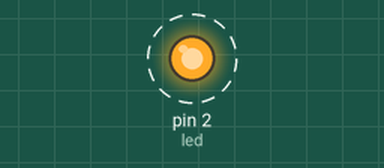
Simulated run of this sketch. Board: Arduino Uno, built with avr-gcc and run on an emulated ATmega328P. Parts: output pins drawn as LEDs (lit = HIGH). Dashed ring = blinking.

Above: at 0.5 s.
Timing chart, 0 to 4.6 s (numbered marks = the images above):
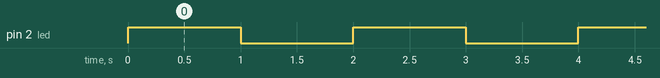

Measured:
- by itself, pin 2 (led): alternates HIGH for 1.0 s and LOW for 1.0 s

The sketch:

Timer_Interrupt_LED_blinking.ino
```cpp
// Program Date : 21-04-2016
// Author       : Dr.Selvaraaju Murugesan
// Description  : Timer Interrupt to toggle LED

// Initialise LED Pin
#define led 2

void setup() {
  pinMode(led,OUTPUT);

//set timer1 interrupt at 1Hz

  TCCR1A = 0;// set TCCR1A register to 0
  TCCR1B = 0;// set TCCR1B register to 0
  TCNT1  = 0;//initialize counter value to 0

  // Using the prescaler of 10224, the value of 15624 has to be set for getting 1 Hz
  OCR1A = 15624;// = (16*10^6) / (1*1024) - 1

  // turn on CTC mode for timer to compare
  TCCR1B |= (1 << WGM12);

  // Set CS12 and CS10 bits for 1024 prescaler
  TCCR1B |= (1 << CS12) | (1 << CS10);

  // enable timer compare interrupt
  TIMSK1 |= (1 << OCIE1A);
}


void loop()
{

}

// Timer1 ISR
ISR(TIMER1_COMPA_vect)
{
  digitalWrite(led,!(digitalRead(led)));
}
```
